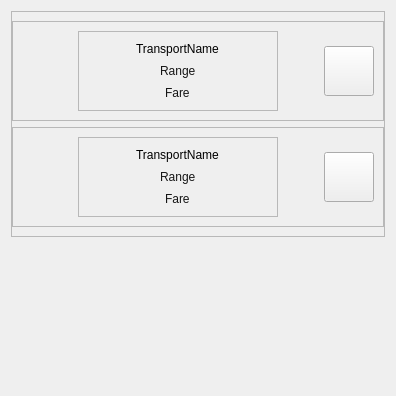
           <widget class="QWidget" name="scrollAreaWidgetContents_TransportMenu">
            <property name="geometry">
             <rect>
              <x>0</x>
              <y>0</y>
              <width>396</width>
              <height>396</height>
             </rect>
            </property>
            <layout class="QVBoxLayout" name="verticalLayout_30">
             <item alignment="Qt::AlignTop">
              <widget class="QFrame" name="frame_6">
               <property name="frameShape">
                <enum>QFrame::StyledPanel</enum>
               </property>
               <property name="frameShadow">
                <enum>QFrame::Raised</enum>
               </property>
               <layout class="QVBoxLayout" name="verticalLayout_45">
                <property name="leftMargin">
                 <number>0</number>
                </property>
                <property name="rightMargin">
                 <number>0</number>
                </property>
                <item>
                 <widget class="QFrame" name="modelTransportFrame">
                  <property name="minimumSize">
                   <size>
                    <width>0</width>
                    <height>100</height>
                   </size>
                  </property>
                  <property name="maximumSize">
                   <size>
                    <width>16777215</width>
                    <height>100</height>
                   </size>
                  </property>
                  <property name="frameShape">
                   <enum>QFrame::StyledPanel</enum>
                  </property>
                  <property name="frameShadow">
                   <enum>QFrame::Raised</enum>
                  </property>
                  <layout class="QHBoxLayout" name="horizontalLayout_59">
                   <item>
                    <widget class="QLabel" name="transportimg">
                     <property name="minimumSize">
                      <size>
                       <width>50</width>
                       <height>50</height>
                      </size>
                     </property>
                     <property name="maximumSize">
                      <size>
                       <width>50</width>
                       <height>50</height>
                      </size>
                     </property>
                     <property name="text">
                      <string/>
                     </property>
                     <property name="pixmap">
                      <pixmap>../img/grab.png</pixmap>
                     </property>
                     <property name="scaledContents">
                      <bool>true</bool>
                     </property>
                    </widget>
                   </item>
                   <item>
                    <widget class="QFrame" name="infoTransportFrame">
                     <property name="minimumSize">
                      <size>
                       <width>200</width>
                       <height>0</height>
                      </size>
                     </property>
                     <property name="maximumSize">
                      <size>
                       <width>200</width>
                       <height>100</height>
                      </size>
                     </property>
                     <property name="frameShape">
                      <enum>QFrame::StyledPanel</enum>
                     </property>
                     <property name="frameShadow">
                      <enum>QFrame::Raised</enum>
                     </property>
                     <layout class="QVBoxLayout" name="verticalLayout_46">
                      <item alignment="Qt::AlignHCenter">
                       <widget class="QLabel" name="transportNameLabel">
                        <property name="text">
                         <string>TransportName</string>
                        </property>
                       </widget>
                      </item>
                      <item alignment="Qt::AlignHCenter">
                       <widget class="QLabel" name="transportRangeLabel">
                        <property name="styleSheet">
                         <string notr="true">QLabel{
	color: rgb(21, 21, 21);
	font: 12px &quot;Google Sans&quot;;
}</string>
                        </property>
                        <property name="text">
                         <string>Range</string>
                        </property>
                       </widget>
                      </item>
                      <item alignment="Qt::AlignHCenter">
                       <widget class="QLabel" name="transportRangeLabel_2">
                        <property name="styleSheet">
                         <string notr="true">QLabel{
	color: rgb(21, 21, 21);
	font: 12px &quot;Google Sans&quot;;
}</string>
                        </property>
                        <property name="text">
                         <string>Fare</string>
                        </property>
                       </widget>
                      </item>
                     </layout>
                    </widget>
                   </item>
                   <item alignment="Qt::AlignRight">
                    <widget class="QPushButton" name="hotelPushButton_4">
                     <property name="minimumSize">
                      <size>
                       <width>50</width>
                       <height>50</height>
                      </size>
                     </property>
                     <property name="maximumSize">
                      <size>
                       <width>50</width>
                       <height>50</height>
                      </size>
                     </property>
                     <property name="text">
                      <string/>
                     </property>
                     <property name="icon">
                      <iconset>
                       <normaloff>../img/feather/arrow-right-circle.svg</normaloff>../img/feather/arrow-right-circle.svg</iconset>
                     </property>
                     <property name="iconSize">
                      <size>
                       <width>30</width>
                       <height>30</height>
                      </size>
                     </property>
                    </widget>
                   </item>
                  </layout>
                 </widget>
                </item>
                <item>
                 <widget class="QFrame" name="frame_16">
                  <property name="minimumSize">
                   <size>
                    <width>0</width>
                    <height>100</height>
                   </size>
                  </property>
                  <property name="maximumSize">
                   <size>
                    <width>16777215</width>
                    <height>100</height>
                   </size>
                  </property>
                  <property name="frameShape">
                   <enum>QFrame::StyledPanel</enum>
                  </property>
                  <property name="frameShadow">
                   <enum>QFrame::Raised</enum>
                  </property>
                  <layout class="QHBoxLayout" name="horizontalLayout_60">
                   <item>
                    <widget class="QLabel" name="transportimg_2">
                     <property name="minimumSize">
                      <size>
                       <width>50</width>
                       <height>50</height>
                      </size>
                     </property>
                     <property name="maximumSize">
                      <size>
                       <width>50</width>
                       <height>50</height>
                      </size>
                     </property>
                     <property name="text">
                      <string/>
                     </property>
                     <property name="pixmap">
                      <pixmap>../img/bus.png</pixmap>
                     </property>
                     <property name="scaledContents">
                      <bool>true</bool>
                     </property>
                    </widget>
                   </item>
                   <item>
                    <widget class="QFrame" name="infoTransportFrame_2">
                     <property name="minimumSize">
                      <size>
                       <width>200</width>
                       <height>0</height>
                      </size>
                     </property>
                     <property name="maximumSize">
                      <size>
                       <width>200</width>
                       <height>100</height>
                      </size>
                     </property>
                     <property name="frameShape">
                      <enum>QFrame::StyledPanel</enum>
                     </property>
                     <property name="frameShadow">
                      <enum>QFrame::Raised</enum>
                     </property>
                     <layout class="QVBoxLayout" name="verticalLayout_47">
                      <item alignment="Qt::AlignHCenter">
                       <widget class="QLabel" name="transportNameLabel_2">
                        <property name="text">
                         <string>TransportName</string>
                        </property>
                       </widget>
                      </item>
                      <item alignment="Qt::AlignHCenter">
                       <widget class="QLabel" name="transportRangeLabel_3">
                        <property name="styleSheet">
                         <string notr="true">QLabel{
	color: rgb(21, 21, 21);
	font: 12px &quot;Google Sans&quot;;
}</string>
                        </property>
                        <property name="text">
                         <string>Range</string>
                        </property>
                       </widget>
                      </item>
                      <item alignment="Qt::AlignHCenter">
                       <widget class="QLabel" name="transportRangeLabel_4">
                        <property name="styleSheet">
                         <string notr="true">QLabel{
	color: rgb(21, 21, 21);
	font: 12px &quot;Google Sans&quot;;
}</string>
                        </property>
                        <property name="text">
                         <string>Fare</string>
                        </property>
                       </widget>
                      </item>
                     </layout>
                    </widget>
                   </item>
                   <item alignment="Qt::AlignRight">
                    <widget class="QPushButton" name="hotelPushButton_5">
                     <property name="minimumSize">
                      <size>
                       <width>50</width>
                       <height>50</height>
                      </size>
                     </property>
                     <property name="maximumSize">
                      <size>
                       <width>50</width>
                       <height>50</height>
                      </size>
                     </property>
                     <property name="text">
                      <string/>
                     </property>
                     <property name="icon">
                      <iconset>
                       <normaloff>../img/feather/arrow-right-circle.svg</normaloff>../img/feather/arrow-right-circle.svg</iconset>
                     </property>
                     <property name="iconSize">
                      <size>
                       <width>30</width>
                       <height>30</height>
                      </size>
                     </property>
                    </widget>
                   </item>
                  </layout>
                 </widget>
                </item>
               </layout>
              </widget>
             </item>
            </layout>
           </widget>
